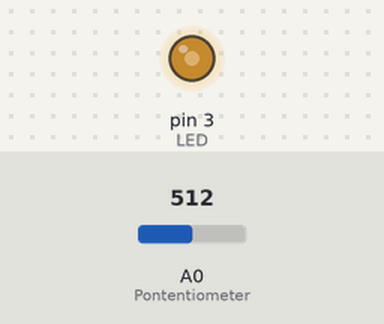
Simulated run of this sketch. Board: Arduino Uno, built with avr-gcc and run on an emulated ATmega328P. Shown: output pins drawn as LEDs (lit = HIGH). Inputs (shaded band) come from the test bench; at power-on: A0 (Pontentiometer) = 512.

Above: at 1.2 s.
1.3 s: A0 (Pontentiometer) set to 716
At 2.4 s:
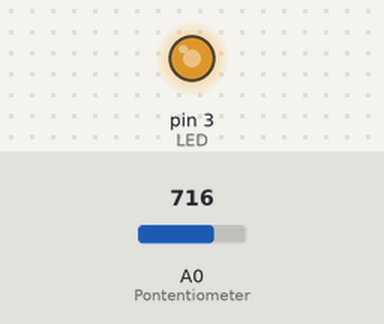
2.8 s: A0 (Pontentiometer) set to 900
At 3.7 s:
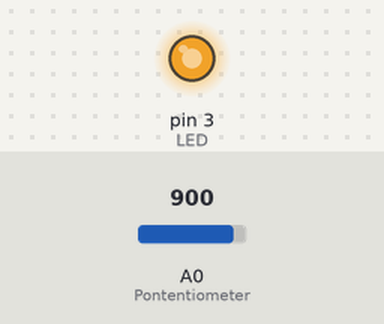
4.3 s: A0 (Pontentiometer) set to 122
At 4.7 s:
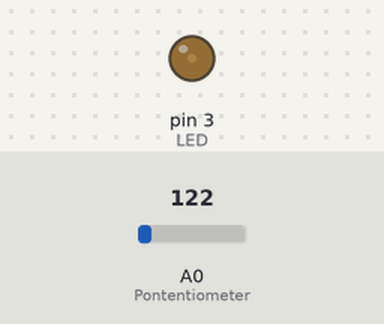
5.8 s: A0 (Pontentiometer) set to 0
At 7.0 s:
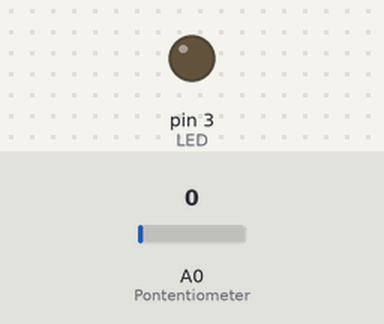
7.3 s: A0 (Pontentiometer) set to 511
At 8.2 s:
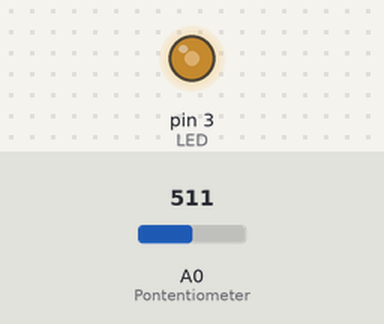
Timing chart, 0 to 9.8 s (numbered marks = the images above; inputs shaded):
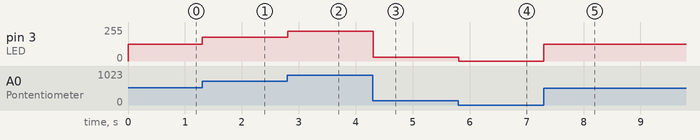

The sketch:

Potentiometer.ino
```cpp
const int Pontentiometer = A0;
const int LED = 3;

void setup() {
  pinMode(Pontentiometer,INPUT);
  pinMode(LED,OUTPUT);

}

void loop() {
int val = analogRead(Pontentiometer);
int Bright = map(val,0,1023,0,255);
analogWrite(LED,Bright);
delay(10);

}
```

Measured:
- after the input at 1.3 s, pin 3 (LED): 127/255 → 178/255 at once
- after the input at 2.8 s, pin 3 (LED): 178/255 → 224/255 at once
- after the input at 4.3 s, pin 3 (LED): 224/255 → 30/255 at once
- after the input at 5.8 s, pin 3 (LED): 30/255 → 0/255 at once
- after the input at 7.3 s, pin 3 (LED): 0/255 → 127/255 at once
